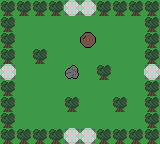

A level layout from a 2D game, rendered from its tile map. Below: a short description, then the map file with its tile-grid data intact:
An orthogonal 10x9 tile map with 16x16 px tiles, 6 tile layers (Background, Objects, Foreground, Background, ...).

<map version="1.5" tiledversion="1.6.0" orientation="orthogonal" renderorder="right-down" width="10" height="9" tilewidth="16" tileheight="16" infinite="0" nextlayerid="11" nextobjectid="2">
 <tileset firstgid="1" source="../assets/mole_tiles-Sheet.tsx" />
 <group id="5" name="Floor - Underground">
  <layer id="6" name="Background" width="10" height="9">
   <data encoding="csv">
3,3,3,3,3,3,3,3,3,3,
3,3,3,3,3,3,3,3,3,3,
3,3,3,3,3,3,3,3,3,3,
3,3,3,3,3,3,3,3,3,3,
3,3,3,3,3,3,3,3,3,3,
3,3,3,3,3,3,3,3,3,3,
3,3,3,3,3,3,3,3,3,3,
3,3,3,3,3,3,3,3,3,3,
3,3,3,3,3,3,3,3,3,3
</data>
  </layer>
  <layer id="10" name="Objects" width="10" height="9">
   <data encoding="csv">
0,0,0,0,0,0,0,0,0,0,
0,0,0,0,0,0,0,0,0,0,
0,0,0,0,0,0,0,0,0,0,
0,0,0,0,0,0,0,0,0,0,
0,0,0,0,0,0,0,0,0,0,
0,0,0,0,0,0,0,0,0,0,
0,0,0,0,0,0,0,0,0,0,
0,0,0,0,0,0,0,0,0,0,
0,0,0,0,0,0,0,0,0,0
</data>
  </layer>
  <layer id="8" name="Foreground" width="10" height="9">
   <data encoding="csv">
4,4,4,4,4,4,4,4,4,4,
4,0,0,0,0,0,0,0,0,4,
4,0,0,0,0,0,0,0,0,4,
4,0,4,0,0,0,0,0,0,4,
4,0,0,0,0,0,4,0,0,4,
4,0,0,0,0,0,0,0,0,4,
4,0,0,0,4,0,0,4,0,4,
4,0,0,0,0,0,0,0,0,4,
4,4,4,4,4,4,4,4,4,4
</data>
  </layer>
 </group>
 <group id="4" name="Floor - Ground">
  <layer id="1" name="Background" width="10" height="9">
   <data encoding="csv">
2,2,2,2,1,1,2,2,2,2,
2,2,2,2,2,2,2,2,2,2,
2,2,2,2,2,2,2,2,2,2,
2,2,2,2,2,2,2,2,2,2,
1,2,2,2,2,2,2,2,2,1,
2,2,2,2,2,2,2,2,2,2,
2,2,2,2,2,2,2,2,2,2,
2,2,2,2,2,2,2,2,2,2,
2,2,2,2,1,1,2,2,2,2
</data>
  </layer>
  <layer id="9" name="Objects" width="10" height="9">
   <data encoding="csv">
0,0,0,0,7,7,0,0,0,0,
0,0,0,0,0,0,0,0,0,0,
0,0,0,0,0,8,0,0,0,0,
0,0,0,0,0,0,0,0,0,0,
7,0,0,0,4,0,0,0,0,7,
0,0,0,0,0,0,0,0,0,0,
0,0,0,0,0,0,0,0,0,0,
0,0,0,0,0,0,0,0,0,0,
0,0,0,0,7,7,0,0,0,0
</data>
  </layer>
  <layer id="2" name="Foreground" width="10" height="9">
   <data encoding="csv">
6,6,6,6,0,0,6,6,6,6,
6,0,0,0,0,0,0,0,0,6,
6,0,0,0,0,0,0,0,0,6,
6,0,6,0,0,0,0,0,0,6,
0,0,0,0,0,0,6,0,0,0,
6,0,0,0,0,0,0,0,0,6,
6,0,0,0,6,0,0,6,0,6,
6,0,0,0,0,0,0,0,0,6,
6,6,6,6,0,0,6,6,6,6
</data>
  </layer>
 </group>
</map>